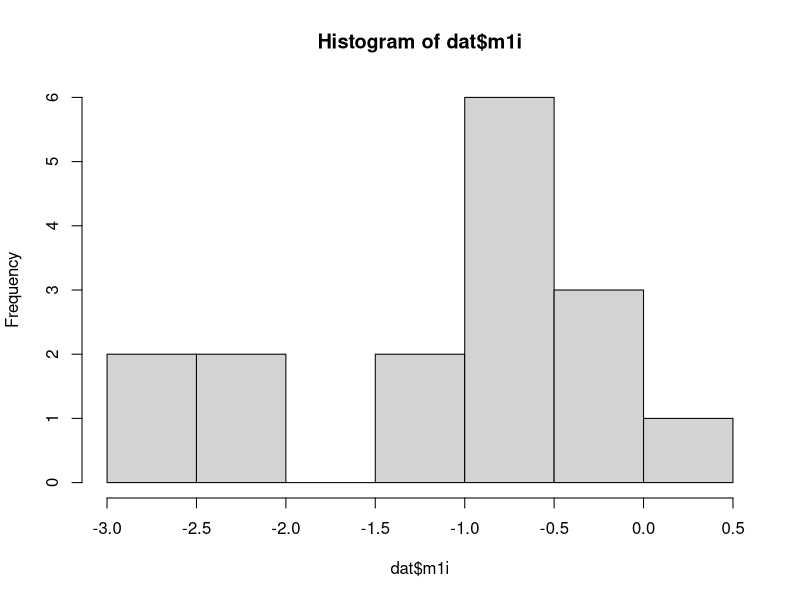
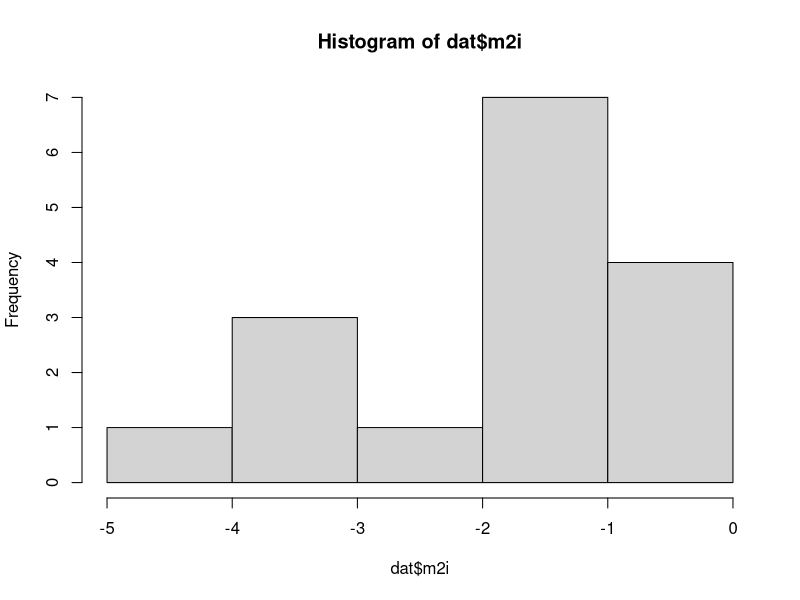
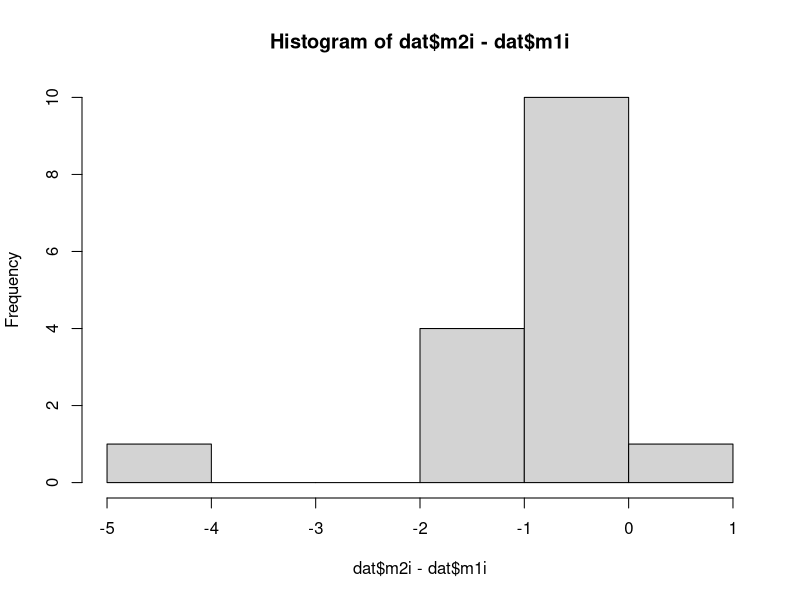
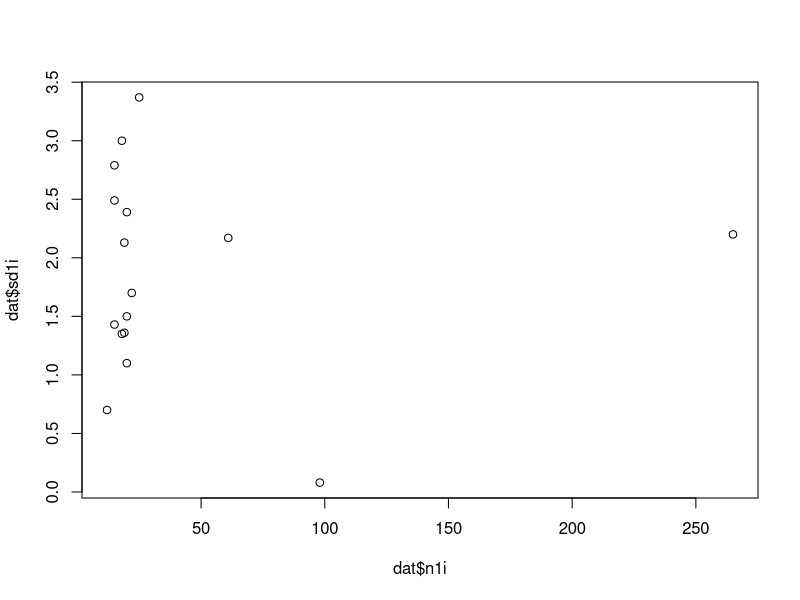
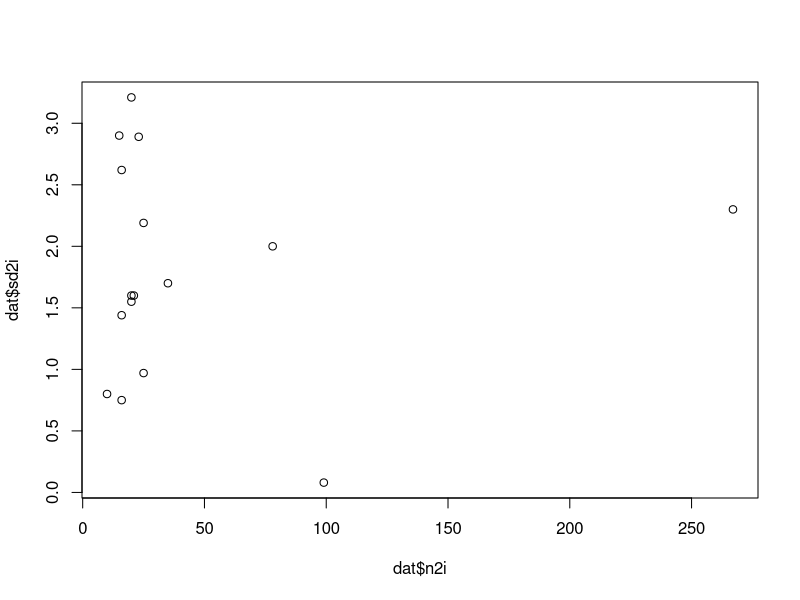
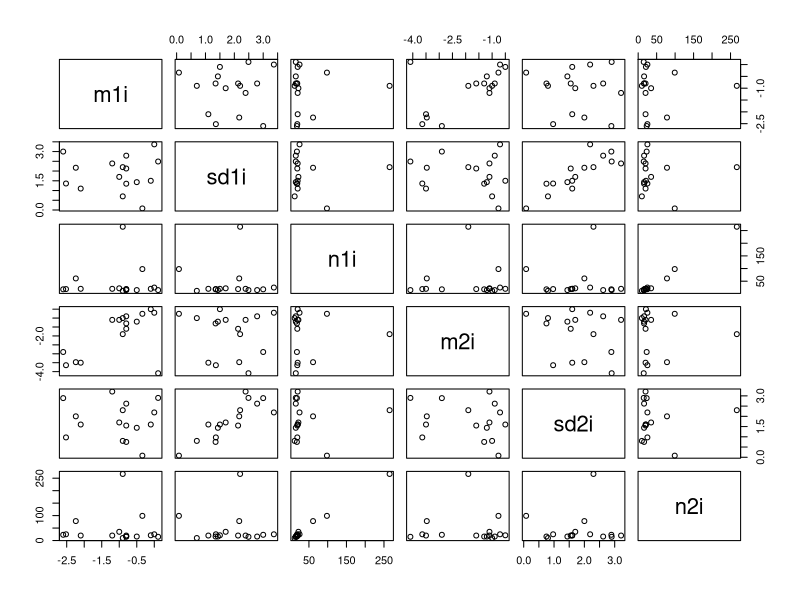
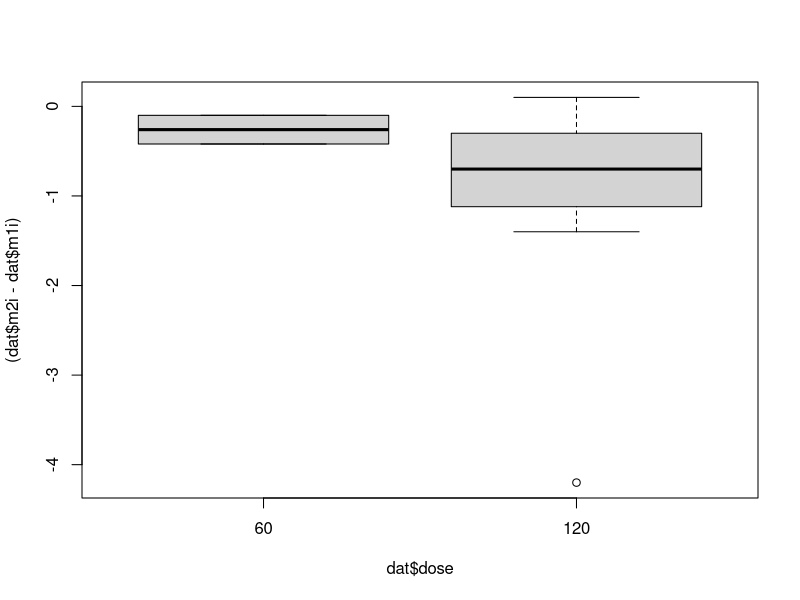
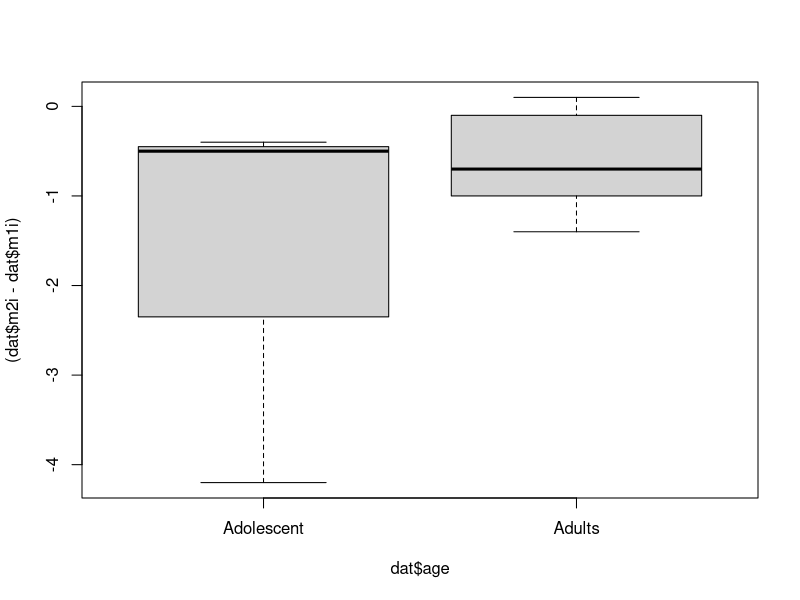

The R script that drew these images, in order:
# load required libraries ----
library(readxl)
library(metafor)
library(tidyverse)

# load the dataset ----
dat <- read_excel('orlistat_bmi_extractions.xlsx', sheet = 1)

# explore the main effects ----
# how many studies?
dim(dat)

# what variables are included
str(dat)

# What is the distribution of placebo and drug effects?
hist(dat$m1i)
hist(dat$m2i)

# Are the effects correlated within studies?
cor(dat$m1i, dat$m2i)
cor.test(dat$m1i, dat$m2i)

# What is the difference in change-score between the groups?
hist(dat$m2i - dat$m1i)

# How big is the uncertainty in the measures?
summary(dat$sd1i)
summary(dat$sd2i)

# Does uncertainty correlate with sample size?
plot(dat$n1i, dat$sd1i)
plot(dat$n2i, dat$sd2i)

# check all at once
pairs(dat[, 5:10])

# explore the study variables ----
# the dose
boxplot((dat$m2i-dat$m1i) ~ dat$dose)

# the age
boxplot((dat$m2i-dat$m1i) ~ dat$age)

# the comorbidities
boxplot((dat$m2i-dat$m1i) ~ dat$comorbidities)

# calculating the effect size ----
# raw mean difference
dat2 <- escalc("MD", 
               data = dat,
               m1i = m1i, sd1i = sd1i, n1i = n1i, 
               m2i = m2i, sd2i = sd2i, n2i = n2i,
               append = TRUE,
               slab = paste(author, year, sep = ', '))

setdiff(names(dat2), names(dat))

hist(dat2$yi)
summary(dat2$vi)

plot(dat2$yi, dat2$vi)

# random effects model ----
bmi.m1 <- rma(yi, vi, data = dat2)
bmi.m1

forest(bmi.m1)

# png(filename = 'figures/forest.png', width = 7, height = 6, units = 'in', res = 300)
# par(mar = c(4.5,4,0,2))
# forest(bmi.m1,
#        xlab = 'Reduction in BMI (MD)')
# text(15.5, 18, "Mean Difference (MD) [5%, 95% CI]", pos = 2, font = 2, cex = .9)
# dev.off()

# mixed effects ----
# dose and duration
dat2$dose <- as.factor(dat2$dose)
dat2$comorbidities <- as.factor(dat2$comorbidities)

bmi.m2 <- rma(yi, vi,
              data = dat2,
              mods = ~ dose)
bmi.m2

regplot(bmi.m2, mod = 2)

# remove the two studies with dose 60
dat3 <- dat2[dat2$dose == '120',]
dim(dat3)

# age and comorbidities
bmi.m3 <- rma(yi, vi,
              data = dat3,
              mods = ~duration+age+comorbidities)
bmi.m3

regplot(bmi.m3, mod = 2)
regplot(bmi.m3, mod = 3)
regplot(bmi.m3, mod = 4)
# 
# png('figures/interventions.png', width = 7, height = 3.3, units = 'in', res = 300)
# par(mfrow = c(1, 2), mar = c(4, 4, 2, 2))
# # dose
# set.seed(123)
# stripchart(dat2$yi ~ dat2$dose,
#            vertical = TRUE,
#            method = 'jitter',
#            jitter = .2,
#            pch = 1,
#            cex = dat2$vi + 1,
#            lwd = 2,
#            xlim = c(.5,2.5),
#            xlab = 'Dose (mg/day)',
#            ylab = 'Reduction in BMI',
#            main = 'Estimate = .5, P = .9')
# 
# dose.ave <- aggregate(dat2$yi, by = list(dose = dat2$dose), mean)
# dose.sd <- aggregate(dat2$yi, by = list(dose = dat2$dose), sd)
# 
# points(c(1, 2),
#        dose.ave$x,
#        pch = 19,
#        col = 'red')
# 
# segments(c(1,2), dose.ave$x - dose.sd$x, y1 = dose.ave$x + dose.sd$x,
#          col = 'red',
#          lwd = 1.5)
# mtext('A', at = -.2, line = 1.2, adj = 1)
# # duration
# plot(dat3$duration, dat3$yi,
#      pch = 1,
#      cex = dat2$vi + 1,
#      lwd = 2,
#      xlab = 'Duration (month)',
#      ylab = 'Reduction in BMI',
#      main = 'Estimate = .13, P = .01')
# bmi.m3
# abline(bmi.m3$b[1], bmi.m3$b[2],
#        lty = 2,
#        lwd = 2,
#        col = 'red')
# mtext('B', at = -4, line = 1.2, adj = 1)
# 
# dev.off()
# 
# png('figures/study_variables.png', width = 7, height = 3.3, units = 'in', res = 300)
# par(mfrow = c(1, 2), mar = c(4, 4, 2, 2))
# 
# # age
# set.seed(123)
# stripchart(dat3$yi ~ dat3$age,
#            vertical = TRUE,
#            method = 'jitter',
#            jitter = .2,
#            pch = 1,
#            cex = dat2$vi + 1,
#            lwd = 2,
#            xlim = c(.5,2.5),
#            xlab = 'Age Group',
#            ylab = 'Reduction in BMI',
#            main = 'Estimate = .3, P = .5')
# bmi.m3
# age.ave <- aggregate(dat3$yi, by = list(age.ave = dat3$age), mean)
# age.sd <- aggregate(dat3$yi, by = list(age = dat3$age), sd)
# 
# points(c(1, 2),
#        age.ave$x,
#        pch = 19,
#        col = 'red')
# 
# segments(c(1,2), age.ave$x - age.sd$x, y1 = age.ave$x + age.sd$x,
#          col = 'red',
#          lwd = 1.5)
# mtext('A', at = -.2, line = 1.2, adj = 1)
# 
# # comorbidities
# set.seed(123)
# x <- c('Without', 'With')[dat3$comorbidities]
# stripchart(dat3$yi ~ x,
#            vertical = TRUE,
#            method = 'jitter',
#            jitter = .2,
#            pch = 1,
#            cex = dat2$vi + 1,
#            lwd = 2,
#            xlim = c(.5,2.5),
#            xlab = 'Co-morbidities',
#            ylab = 'Reduction in BMI',
#            main = 'Estimate = -1.02, P = .03')
# 
# comorbid.ave <- aggregate(dat3$yi, by = list(comorbid = dat3$age), mean)
# comorbid.sd <- aggregate(dat3$yi, by = list(comorbid = dat3$age), sd)
# 
# points(c(2, 1),
#        comorbid.ave$x,
#        pch = 19,
#        col = 'red')
# 
# segments(c(2, 1), comorbid.ave$x - comorbid.sd$x, y1 = comorbid.ave$x + comorbid.sd$x,
#          col = 'red',
#          lwd = 1.5)
# 
# mtext('B', at = -.2, line = 1.2, adj = 1)
# 
# dev.off()

# publication bias ----
funnel(bmi.m3)

# sensitivity analysis ----
inf.m3 <- influence(bmi.m3)
plot(inf.m3$inf$tau2.del)

# png('figures/bias.png', width = 7, height = 3.3, units = 'in', res = 300)
# par(mfrow = c(1, 2), mar = c(4, 4, 2, 2))
# 
# # publication bias
# res <- rstandard(bmi.m3)
# res.out <- res[res$resid > 2,]
# 
# plot(res$resid, res$se,
#      xlim = c(-2.6, 2.6), ylim = c(1, 0),
#      xlab = 'Residual Value', ylab = 'Standard Error',
#      lwd = 2,
#      main = paste(res.out$slab, "(SE > 2)"))
# 
# segments(-2, 1.1, 0, 0, lty = 2, col = 'red')
# segments(2, 1.1, 0, 0, lty = 2, col = 'red')
# segments(0, 1.1, 0,0, lty = 2, col = 'red')
# 
# points(res.out$resid, res.out$se, col = 'blue')
# 
# mtext('A', at = -4.5, line = 1.2, adj = 1)
# 
# # influence
# cooks <- inf.m3$inf$cook.d
# cooks.out <- inf.m3$inf[cooks > 2,]
# 
# ind <- order(cooks)
# plot(cooks[ind],
#      xlab = 'Study Index',
#      ylab = "Cook's Distance",
#      lwd = 2,
#      xaxt = 'n',
#      main = paste(cooks.out$slab, "(C > 2)"))
# 
# points(14, cooks.out$cook.d, col = 'blue', lwd = 2)
# 
# xseq <- rep(c(TRUE, FALSE), 6)
# axis(1, at = (1:nrow(dat3)), labels = rep('', nrow(dat3)), cex.axis = .4)
# 
# axis(1, at = (1:nrow(dat3))[xseq], labels = ind[xseq], cex.axis = .8, tick = FALSE, line = -.2)
# axis(1, at = (1:nrow(dat3))[!xseq], labels = ind[!xseq], cex.axis = .8, tick = FALSE, line = .8)
# 
# mtext('B', at = -4, line = 1.2, adj = 1)
# 
# dev.off()
